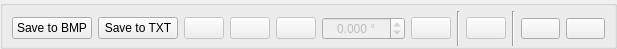
<?xml version="1.0" encoding="UTF-8"?>
<ui version="4.0">
 <class>Viewer_Button_Panel</class>
 <widget class="QWidget" name="Viewer_Button_Panel">
  <property name="geometry">
   <rect>
    <x>0</x>
    <y>0</y>
    <width>545</width>
    <height>49</height>
   </rect>
  </property>
  <property name="windowTitle">
   <string>Form</string>
  </property>
  <layout class="QVBoxLayout" name="verticalLayout">
   <property name="leftMargin">
    <number>0</number>
   </property>
   <property name="topMargin">
    <number>0</number>
   </property>
   <property name="rightMargin">
    <number>0</number>
   </property>
   <property name="bottomMargin">
    <number>0</number>
   </property>
   <item>
    <widget class="QGroupBox" name="button_panel">
     <property name="enabled">
      <bool>true</bool>
     </property>
     <property name="title">
      <string/>
     </property>
     <property name="alignment">
      <set>Qt::AlignCenter</set>
     </property>
     <property name="flat">
      <bool>true</bool>
     </property>
     <property name="checkable">
      <bool>false</bool>
     </property>
     <layout class="QHBoxLayout" name="horizontalLayout">
      <property name="topMargin">
       <number>5</number>
      </property>
      <property name="bottomMargin">
       <number>0</number>
      </property>
      <item>
       <widget class="QPushButton" name="save_bmp">
        <property name="enabled">
         <bool>true</bool>
        </property>
        <property name="toolTip">
         <string>save picture to BMP file</string>
        </property>
        <property name="text">
         <string>Save to BMP</string>
        </property>
       </widget>
      </item>
      <item>
       <widget class="QPushButton" name="save_txt">
        <property name="enabled">
         <bool>true</bool>
        </property>
        <property name="toolTip">
         <string>save picture to TXT file</string>
        </property>
        <property name="text">
         <string>Save to TXT</string>
        </property>
       </widget>
      </item>
      <item>
       <spacer name="horizontalSpacer">
        <property name="orientation">
         <enum>Qt::Horizontal</enum>
        </property>
        <property name="sizeHint" stdset="0">
         <size>
          <width>40</width>
          <height>20</height>
         </size>
        </property>
       </spacer>
      </item>
      <item>
       <widget class="QPushButton" name="horizontal_mirror">
        <property name="enabled">
         <bool>false</bool>
        </property>
        <property name="toolTip">
         <string>horizontal_mirror</string>
        </property>
        <property name="text">
         <string/>
        </property>
        <property name="icon">
         <iconset resource="../../../img.qrc">
          <normaloff>:/horizontal</normaloff>:/horizontal</iconset>
        </property>
       </widget>
      </item>
      <item>
       <widget class="QPushButton" name="vertical_mirror">
        <property name="enabled">
         <bool>false</bool>
        </property>
        <property name="toolTip">
         <string>vertical_mirror</string>
        </property>
        <property name="text">
         <string/>
        </property>
        <property name="icon">
         <iconset resource="../../../img.qrc">
          <normaloff>:/vertical</normaloff>:/vertical</iconset>
        </property>
       </widget>
      </item>
      <item>
       <widget class="QPushButton" name="rotate_plus">
        <property name="enabled">
         <bool>false</bool>
        </property>
        <property name="toolTip">
         <string>+90º</string>
        </property>
        <property name="text">
         <string/>
        </property>
        <property name="icon">
         <iconset resource="../../../img.qrc">
          <normaloff>:/rotate_plus</normaloff>:/rotate_plus</iconset>
        </property>
       </widget>
      </item>
      <item>
       <widget class="QDoubleSpinBox" name="angle">
        <property name="enabled">
         <bool>false</bool>
        </property>
        <property name="wrapping">
         <bool>false</bool>
        </property>
        <property name="frame">
         <bool>true</bool>
        </property>
        <property name="alignment">
         <set>Qt::AlignCenter</set>
        </property>
        <property name="specialValueText">
         <string/>
        </property>
        <property name="suffix">
         <string> °</string>
        </property>
        <property name="decimals">
         <number>3</number>
        </property>
        <property name="minimum">
         <double>-360.000000000000000</double>
        </property>
        <property name="maximum">
         <double>360.000000000000000</double>
        </property>
        <property name="singleStep">
         <double>0.100000000000000</double>
        </property>
       </widget>
      </item>
      <item>
       <widget class="QPushButton" name="rotate_minus">
        <property name="enabled">
         <bool>false</bool>
        </property>
        <property name="toolTip">
         <string>-90º</string>
        </property>
        <property name="text">
         <string/>
        </property>
        <property name="icon">
         <iconset resource="../../../img.qrc">
          <normaloff>:/rotate_minus</normaloff>:/rotate_minus</iconset>
        </property>
       </widget>
      </item>
      <item>
       <widget class="Line" name="line_4">
        <property name="orientation">
         <enum>Qt::Vertical</enum>
        </property>
       </widget>
      </item>
      <item>
       <widget class="QPushButton" name="reset_transform">
        <property name="enabled">
         <bool>false</bool>
        </property>
        <property name="toolTip">
         <string>reset transformation</string>
        </property>
        <property name="text">
         <string/>
        </property>
        <property name="icon">
         <iconset resource="../../../img.qrc">
          <normaloff>:/reset</normaloff>:/reset</iconset>
        </property>
       </widget>
      </item>
      <item>
       <widget class="Line" name="line_2">
        <property name="orientation">
         <enum>Qt::Vertical</enum>
        </property>
       </widget>
      </item>
      <item>
       <widget class="QPushButton" name="scaled_plus">
        <property name="enabled">
         <bool>true</bool>
        </property>
        <property name="font">
         <font>
          <pointsize>8</pointsize>
          <weight>50</weight>
          <bold>false</bold>
         </font>
        </property>
        <property name="toolTip">
         <string>scale +1.1</string>
        </property>
        <property name="text">
         <string/>
        </property>
        <property name="icon">
         <iconset resource="../../../img.qrc">
          <normaloff>:/plus</normaloff>:/plus</iconset>
        </property>
       </widget>
      </item>
      <item>
       <widget class="QPushButton" name="scaled_minus">
        <property name="enabled">
         <bool>true</bool>
        </property>
        <property name="font">
         <font>
          <pointsize>8</pointsize>
         </font>
        </property>
        <property name="toolTip">
         <string>scale -1.1</string>
        </property>
        <property name="text">
         <string/>
        </property>
        <property name="icon">
         <iconset resource="../../../img.qrc">
          <normaloff>:/minus</normaloff>:/minus</iconset>
        </property>
       </widget>
      </item>
      <item>
       <spacer name="horizontalSpacer_2">
        <property name="orientation">
         <enum>Qt::Horizontal</enum>
        </property>
        <property name="sizeHint" stdset="0">
         <size>
          <width>40</width>
          <height>20</height>
         </size>
        </property>
       </spacer>
      </item>
     </layout>
    </widget>
   </item>
  </layout>
 </widget>
 <resources>
  <include location="../../../img.qrc"/>
 </resources>
 <connections/>
</ui>
